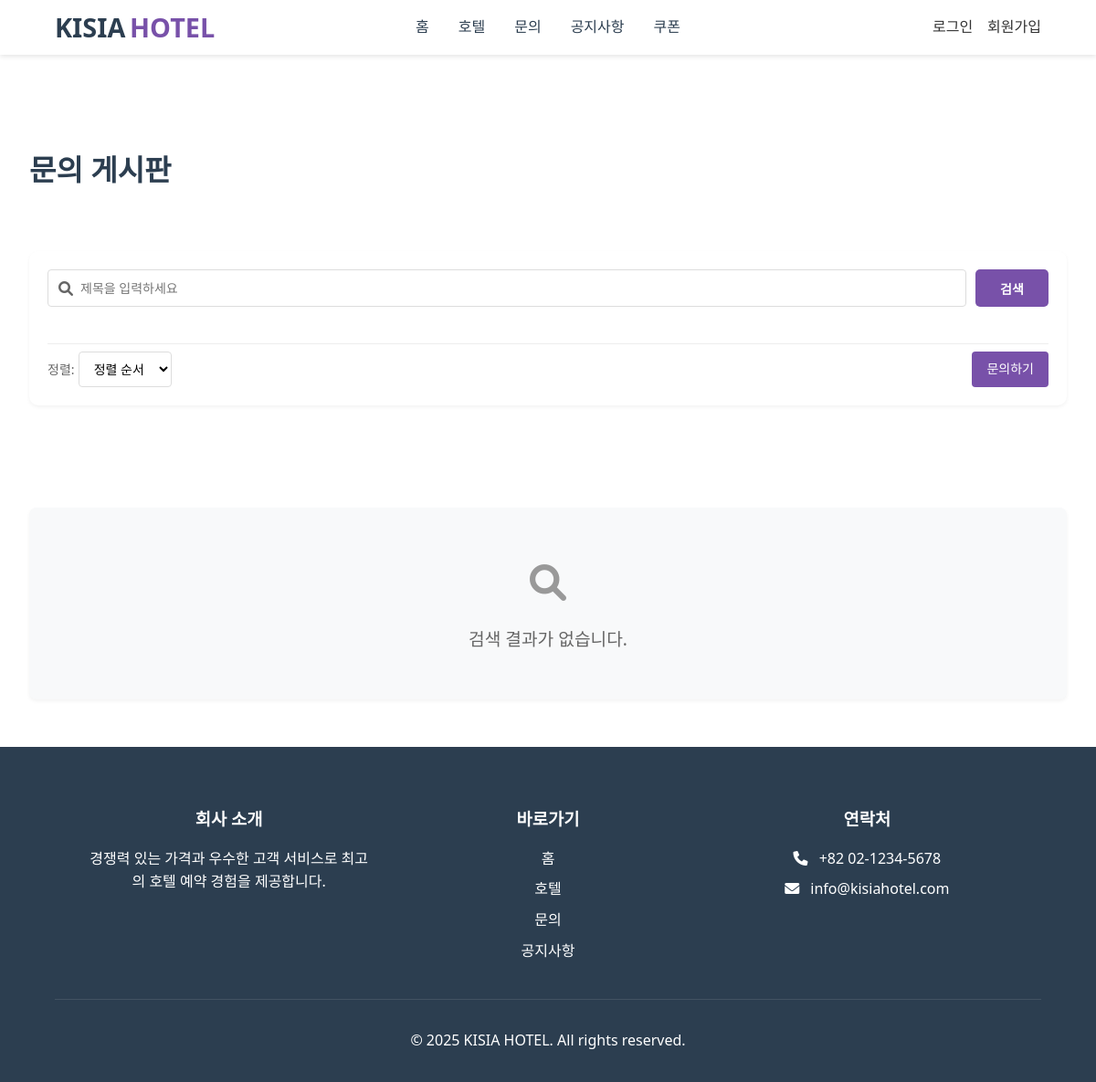
/inquiry/inquiry.php, run on an earlier commit of the app's database.
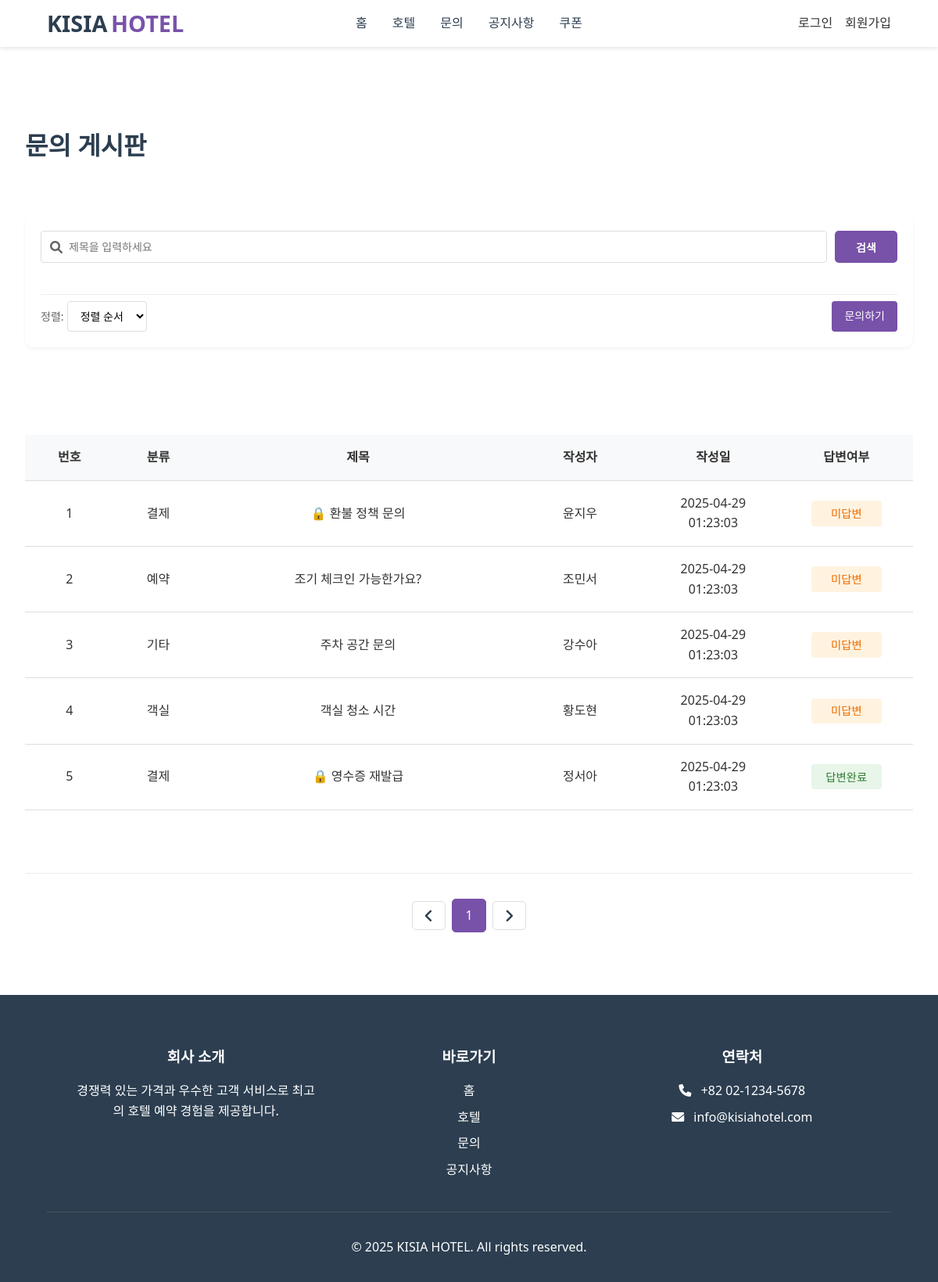
And on a later commit of the database.
### tables this page shows
CREATE TABLE inquiries (
    inquiry_id INT PRIMARY KEY AUTO_INCREMENT,
    user_id INT,
    category ENUM('reservation', 'payment', 'room', 'other') NOT NULL,
    title VARCHAR(100) NOT NULL,
    content TEXT NOT NULL,
    is_secret TINYINT(1) DEFAULT 0,
    created_at DATETIME DEFAULT CURRENT_TIMESTAMP,
    updated_at DATETIME DEFAULT CURRENT_TIMESTAMP ON UPDATE CURRENT_TIMESTAMP,
    FOREIGN KEY (user_id) REFERENCES users(user_id) ON DELETE CASCADE
);

CREATE TABLE users (
    user_id INT PRIMARY KEY AUTO_INCREMENT,
    username VARCHAR(50) NOT NULL,
    real_id VARCHAR(50) NOT NULL,
    password VARCHAR(255) NOT NULL,
    email VARCHAR(100) NOT NULL UNIQUE,
    phone VARCHAR(20),
    created_at DATETIME DEFAULT CURRENT_TIMESTAMP,
    is_admin BOOLEAN DEFAULT FALSE,
    terms BOOLEAN DEFAULT FALSE,
    marketing BOOLEAN DEFAULT FALSE,
    profile_image VARCHAR(255) DEFAULT '/image/default_profile.jpg',
    point INT,
    vip BOOLEAN DEFAULT FALSE
);

### action/inquiry_action.php (called while the page is built, shortened)
<?php
include_once __DIR__ . '/../includes/db_connection.php';
$limit = 5;
$page = isset($_GET['page']) ? intval($_GET['page']) : 1;
$offset = ($page - 1) * $limit;
$keyword = $_GET['keyword'] ?? '';
$sort = $_GET['sort'] ?? 'recent';
$order_by = ($sort === 'old') ? 'ASC' : 'DESC';
if ($keyword !== '') {
    $sql = "
        SELECT i.inquiry_id, i.category, i.title, i.created_at, i.is_secret, u.username
        FROM inquiries i
        JOIN users u ON i.user_id = u.user_id
        WHERE i.title LIKE '%$keyword%'
        ORDER BY i.inquiry_id $order_by
    ";
    $result = mysqli_query($conn, $sql);
    if (!$result) {
        $inquiry_list = [];
        $total_inquiries = 0;
        $total_pages = 1;
        $page = 1;
    } else {
        $total_inquiries = mysqli_num_rows($result);
        $total_pages = 1;
        $page = 1;
    }
} else {
    $sql = "
        SELECT i.inquiry_id, i.category, i.title, i.created_at, i.is_secret, u.username
        FROM inquiries i
        JOIN users u ON i.user_id = u.user_id
        ORDER BY i.inquiry_id $order_by
        LIMIT $limit OFFSET $offset
    ";
    $result = mysqli_query($conn, $sql);
}

### inquiry/inquiry.php (the view, shortened to what the changed rows need)
<?php
include_once __DIR__ . '/../includes/header.php';
include_once __DIR__ . '/../action/inquiry_action.php';
$inquiry_list = $GLOBALS['inquiry_list'] ?? [];
$total_inquiries = $GLOBALS['totalInquiries'] ?? 0;
$page = $GLOBALS['page'] ?? 1;
$limit = 10;
?>
<main class="inquiry-board-container">
    <div class="inquiry-board-header">
        <h1 class="inquiry-board-title">문의 게시판</h1>
    </div>
    <div class="hotels-search-sort-container">
        <form class="hotels-search-box" method="get" action="inquiry.php">
        </form>
        <div class="controls-row">
        </div>
    </div>
    <?php if (empty($inquiry_list)): ?>
        <p class="no-results">검색 결과가 없습니다.</p>
    <?php else: ?>
        <table class="inquiry-board-table">
            <thead>
                <tr>
                    <th style="width: 10%">번호</th>
                    <th style="width: 10%">분류</th>
                    <th style="width: 35%">제목</th>
                    <th style="width: 15%">작성자</th>
                    <th style="width: 15%">작성일</th>
                    <th style="width: 15%">답변여부</th>
                </tr>
            </thead>
            <tbody>
                <?php
                $start_num = ($page - 1) * $limit + 1;
                foreach ($inquiry_list as $inquiry): ?>
                    <tr>
                        <td><?= $start_num++ ?></td>
                        <td><?= $inquiry['category'] ?></td>
                        <td>
                            <?php if ($inquiry['is_secret']): ?>
                                <span class="lock-icon">🔒</span>
                            <?php endif; ?>
                            <a href="inquiry_detail.php?inquiry_id=<?= $inquiry['inquiry_id'] ?>">
                                <?= $inquiry['title'] ?>
                            </a>
                        </td>
                        <td><?= $inquiry['username'] ?></td>
                        <td><?= $inquiry['created_at'] ?></td>
                        <td>
                            <?php if ($inquiry['response']): ?>
                                <span class="status-complete">답변완료</span>
                            <?php else: ?>
                                <span class="status-pending">미답변</span>
                            <?php endif; ?>
                        </td>
                    </tr>
                <?php endforeach; ?>
            </tbody>
        </table>
        <?php
        include_once __DIR__ . '/../includes/pagination.php';
        pagination($total_inquiries, $limit);
        ?>
    <?php endif; ?>
</main>
<?php include_once __DIR__ . '/../includes/footer.php'; ?>

### includes/pagination.php (shortened to what the changed rows need)
    <?php
function pagination($total_items, $items_per_page) {
    $current_page = isset($_GET['page']) ? (int)$_GET['page'] : 1;
    $current_page = max(1, $current_page);
    $total_pages = ceil($total_items / $items_per_page);
    $start_page = max(1, $current_page - 2);
    $end_page = min($total_pages, $start_page + 4);
    if ($end_page - $start_page < 4) {
        $start_page = max(1, $end_page - 4);
    }
    $params = $_GET;
    unset($params['page']);
    $query_string = http_build_query($params);
    $query_string = $query_string ? '&' . $query_string : '';
    ?>
    <div class="pagination">
        <a href="?page=<?= max(1, $current_page - 1) . $query_string ?>" class="arrow" aria-label="이전 페이지">
            <i class="fas fa-angle-left"></i>
        </a>
        <?php for ($i = $start_page; $i <= $end_page; $i++): ?>
            <a href="?page=<?= $i . $query_string ?>" class="<?= (int)$i === (int)$current_page ? 'active' : '' ?>">
                <?= $i ?>
            </a>
        <?php endfor; ?>
        <a href="?page=<?= min($total_pages, $current_page + 1) . $query_string ?>" class="arrow" aria-label="다음 페이지">
            <i class="fas fa-angle-right"></i>
        </a>
    </div>
    <?php
}
    ?>

What changed in the data, as far as the page shows it:
added inquiries: category "결제", title "환불 정책 문의", user.username "윤지우", created_at "2025-04-29 01:23:03", shows "미답변"
added inquiries: category "예약", title "조기 체크인 가능한가요?", user.username "조민서", created_at "2025-04-29 01:23:03", shows "미답변"
added inquiries: category "기타", title "주차 공간 문의", user.username "강수아", created_at "2025-04-29 01:23:03", shows "미답변"
added inquiries: category "객실", title "객실 청소 시간", user.username "황도현", created_at "2025-04-29 01:23:03", shows "미답변"
added inquiries: category "결제", title "영수증 재발급", user.username "정서아", created_at "2025-04-29 01:23:03", shows "답변완료"
Also different on the page:
text no longer shown: "검색 결과가 없습니다."
text now shown: "번호 분류 제목 작성자 작성일 답변여부"
new list line: "1"
